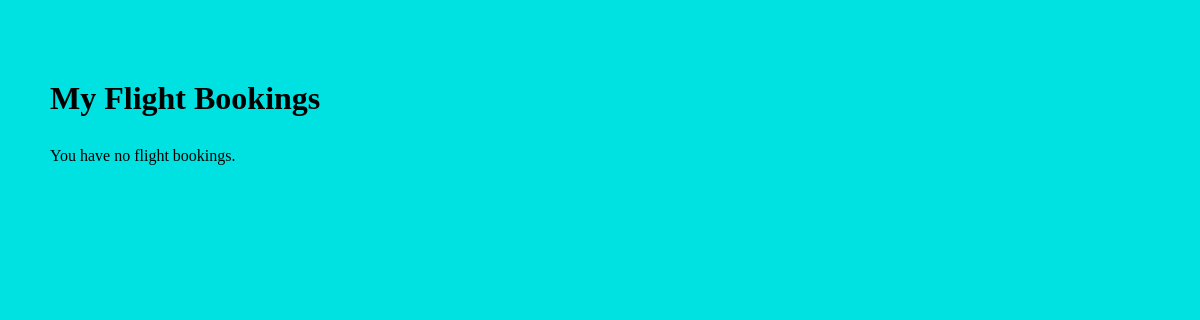
Page /view_bookings/ (signed in) on the earlier database version.
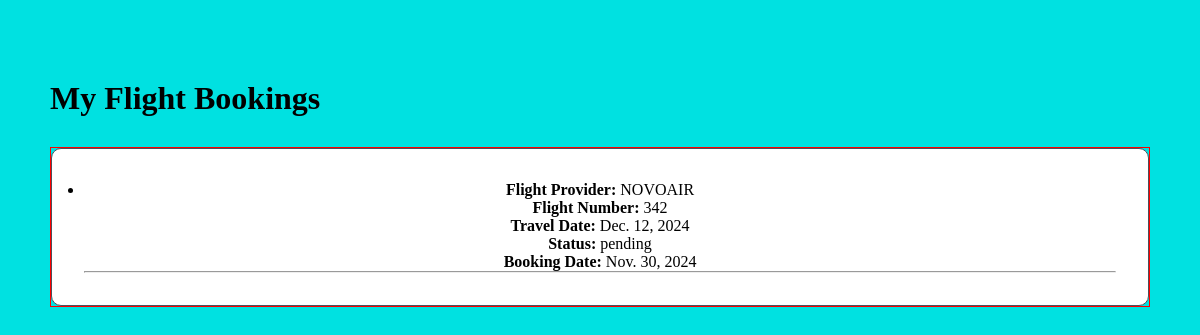
Same page on the later database version.
### Tour/models.py (models this page shows, shortened)
class Flight_booking(models.Model):
    user = models.ForeignKey(User, on_delete=models.CASCADE)
    flight = models.ForeignKey(Flight, on_delete=models.CASCADE)
    booking_date = models.DateField(auto_now_add=True)
    travel_date = models.DateField()
    status = models.CharField(max_length=100,choices=[
        ('confirmed','confirmed'),
        ('cancelled','cancelled'),
        ('pending','pending'),
    ])

class Flight(models.Model):
    customer = models.ForeignKey(User , on_delete=models.CASCADE)
    provider_name = models.CharField(max_length=100)
    departure_time = models.DateTimeField()
    arrival_time = models.DateTimeField()
    price = models.DecimalField(max_digits=10,decimal_places=2)
    flight_number = models.CharField(max_length=20,unique=True)
    departure_airport = models.ForeignKey(Destination, on_delete=models.CASCADE,related_name='departure_flight_set')
    arrival_airport = models.ForeignKey(Destination, on_delete=models.CASCADE,related_name='arrival_flight_set')
    seat_capacity = models.PositiveIntegerField()

### Tour/views.py (the view)
# urls.py: path('view_bookings/', t_views.flight_bookings, name='view_bookings'),
def flight_bookings(request):
    user_bookings = Flight_booking.objects.filter(user=request.user)
    return render(request, 'tour/view_bookings.html', {'bookings': user_bookings})

### template/tour/view_bookings.html (shortened to what this page needs)
<!DOCTYPE html>
<html lang="en">
<head>
</head>
<body>
    <h1>My Flight Bookings</h1>
    {% if bookings %}
    <div class="grid-container">
        <div class="card">
            <ul>
                {% for booking in bookings %}
                <li>
                    <strong>Flight Provider:</strong> {{ booking.flight.provider_name }}<br>
                    <strong>Flight Number:</strong> {{ booking.flight.flight_number }}<br>
                    <strong>Travel Date:</strong> {{ booking.travel_date }}<br>
                    <strong>Status:</strong> {{ booking.status }}<br>
                    <strong>Booking Date:</strong> {{ booking.booking_date }}
                </li>
                <hr>
                {% endfor %}
            </ul>
            {% else %}
            <p>You have no flight bookings.</p>
    {% endif %}
</body>
</html>

Differences in the rows shown:
added Flight_booking: flight.provider_name "NOVOAIR", flight.flight_number "342", travel_date "Dec. 12, 2024", status "pending", booking_date "Nov. 30, 2024"
Other differences:
text no longer shown: "You have no flight bookings."
